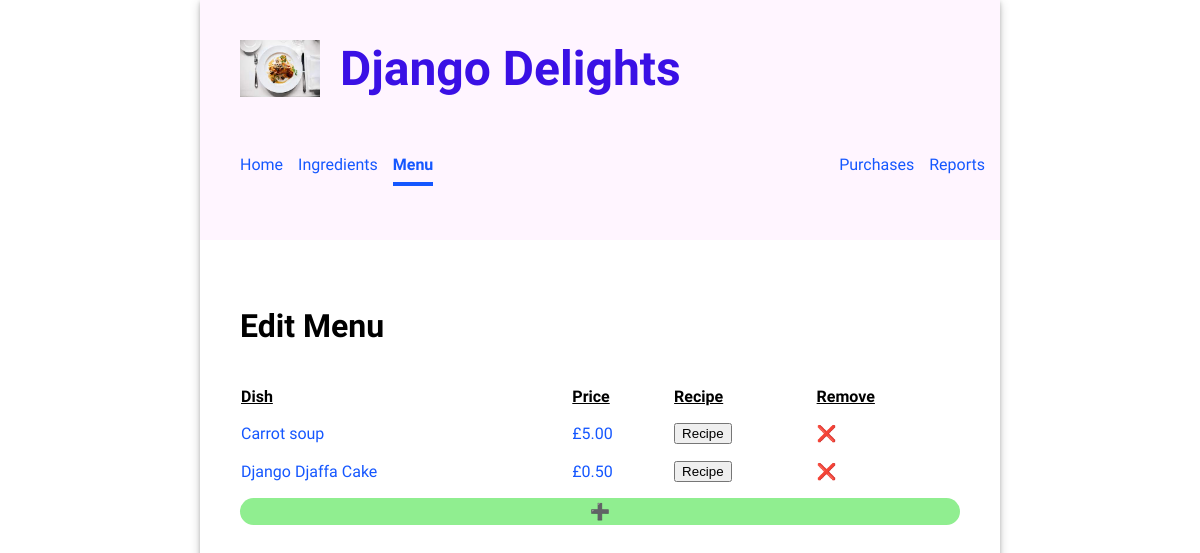
/menu/, run on an earlier commit of the app's database.
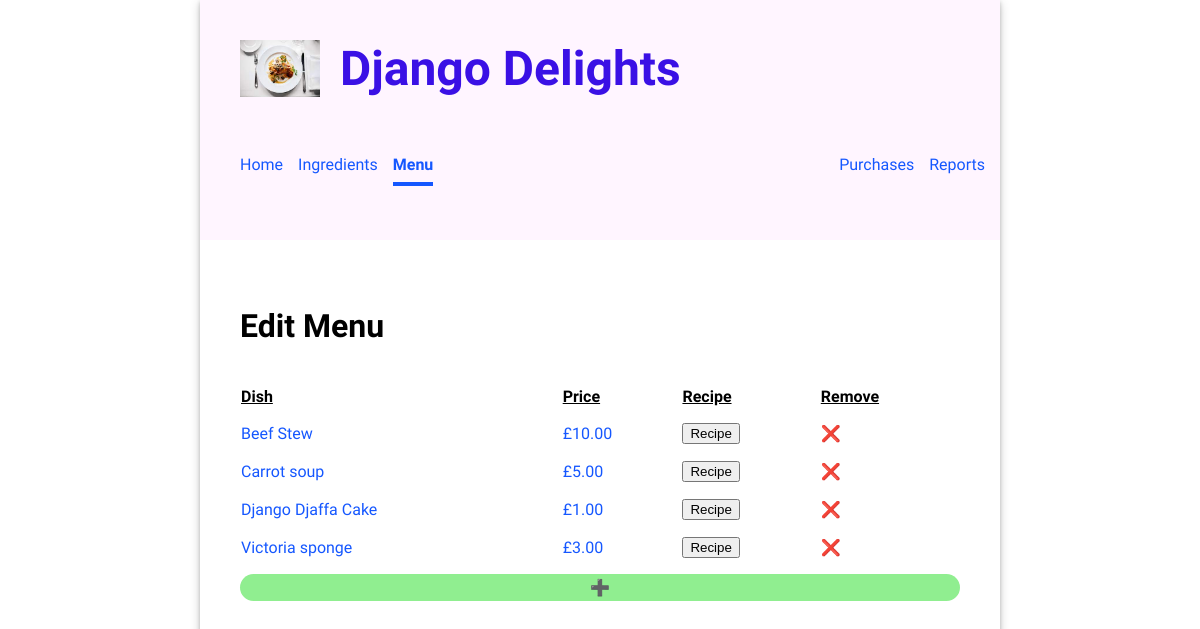
And on a later commit of the database.
### inventory/models.py (models this page shows, shortened)
class MenuItem(models.Model):
    class Meta:
        ordering = ['title']
    title = models.CharField(unique=True, max_length=200)
    price = models.DecimalField(unique=False, blank=True, max_digits=6, decimal_places=2)
    made_stock = models.IntegerField(unique=False, blank=True, null=True)

### inventory/views.py (the view)
# urls.py: path('menu/', views.MenuView.as_view(), name='menu'),
class MenuView(ListView):
  model = MenuItem
  template_name = 'inventory/menu.html'

### inventory/templates/inventory/menu.html (shortened to what this page needs)
{% extends 'base.html' %}
{% load static %}
{% block content %}
<div>
  <h2>Edit Menu</h2>
  <table>
    <thead>
      <tr>
        <th>Dish</th>
        <th>Price</th>
        <th>Recipe</th>
        <th>Remove</th>
      </tr>
    </thead>
    <tbody>
      {% for menuitem in object_list %}
          <tr>
            <td>
              <a href="{% url 'update_menu_name' menuitem.id %}">{{ menuitem.title }}</a>
            </td>
            <td>
              <a href="{% url 'update_menu_price' menuitem.id %}">£{{ menuitem.price }}</a>
            </td>
            <td>
              <a href="{% url 'recipe_view' menuitem.title %}"><button>Recipe</button></a>
            </td>
            <td>
              <a class="delete-button" href="{% url 'delete_menu' menuitem.id %}">❌</a>
            </td>
          </tr>
      {% endfor %}
    </tbody>
  </table>
  <a class="add-button" href="{% url 'create_menu' %}">➕</a>
</div>
{% endblock %}

What changed in the data, as far as the page shows it:
added MenuItem: title "Beef Stew", price "10.00"
changed MenuItem "Django Djaffa Cake": price "0.50" → "1.00"
added MenuItem: title "Victoria sponge", price "3.00"
